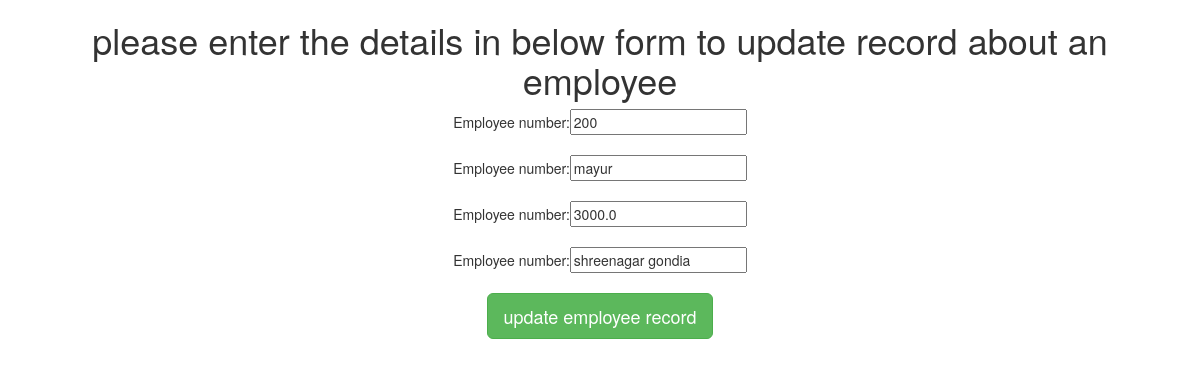
The app's page /update/6 with its own data.
### testapp/models.py (models this page shows)
class employee(models.Model):
    eno=models.IntegerField()
    ename=models.CharField(max_length=50)
    esal=models.FloatField()
    eaddr=models.CharField(max_length=50)

### testapp/views.py (the view)
# urls.py: path('update/<id>', views.update_view ),
def update_view(request,id):
    employees=employee.objects.get(id=id)
    if request.method=='POST':
        form=employeeform(request.POST,instance=employees)
        if form.is_valid():
            form.save()
        return HttpResponseRedirect('/')
    return render(request,'update.html',{'employees':employees})

### template/update.html (shortened to what this page needs)
{% extends 'base.html' %}
      {% block body_block %}
      <h1>please enter the details in below form to update record about an employee</h1>
      <form method="post">
        Employee number:<input type="text" name="eno" value="{{employees.eno}}"><br><br>
        Employee number:<input type="text" name="ename" value="{{employees.ename}}"><br><br>
        Employee number:<input type="text" name="esal" value="{{employees.esal}}"><br><br>
        Employee number:<input type="text" name="eaddr" value="{{employees.eaddr}}"><br><br>
        <input type="submit" class="btn btn-primary btn-lg btn-success" value="update employee record">
      </form>
      {% endblock %}

### records on screen
employee: eno "200", ename "mayur", esal "3000.0", eaddr "shreenagar gondia"
